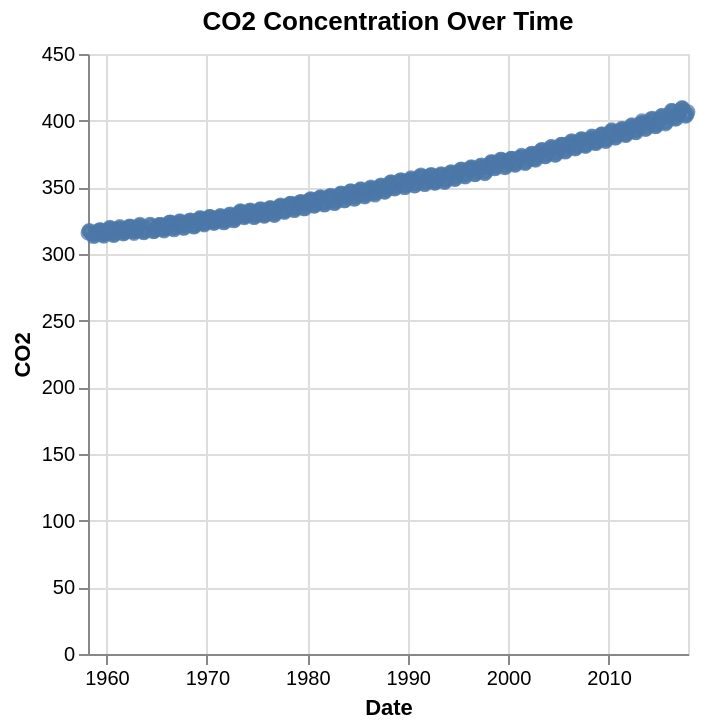

The code cell stored with this chart in its notebook:
### Code cell
# Plot x=Date and y=CO2 both as correct units
chart = alt.Chart(df).mark_point().encode(
    x='Date:T',
    y='CO2:Q'
).properties(
    title='CO2 Concentration Over Time'
)
chart.show()

### Figure 1 — Vega-Lite specification as saved in the notebook (floating-point values rounded to 4 significant figures; data arrays with more than 128 entries replaced by an {"elided": "..."} marker saying what was removed)
{"config": {"view": {"continuousWidth": 300, "continuousHeight": 300}}, "data": {"name": "data-f7d261f17ce26b7df2d1edc53d93b2da"}, "mark": {"type": "point"}, "encoding": {"x": {"field": "Date", "type": "temporal"}, "y": {"field": "CO2", "type": "quantitative"}}, "title": "CO2 Concentration Over Time", "$schema": "https://vega.github.io/schema/vega-lite/v5.20.1.json", "datasets": {"data-f7d261f17ce26b7df2d1edc53d93b2da": {"elided": "713 records"}}}
